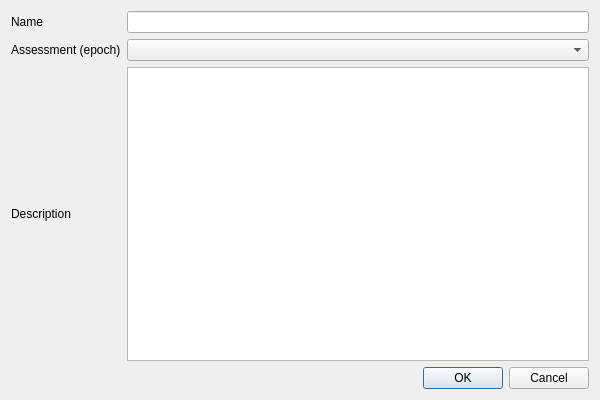
<?xml version="1.0" encoding="UTF-8"?>
<ui version="4.0">
 <class>Design</class>
 <widget class="QDialog" name="Design">
  <property name="geometry">
   <rect>
    <x>0</x>
    <y>0</y>
    <width>600</width>
    <height>400</height>
   </rect>
  </property>
  <property name="windowTitle">
   <string>Dialog</string>
  </property>
  <layout class="QGridLayout" name="gridLayout_2">
   <item row="0" column="0">
    <layout class="QGridLayout" name="gridLayout">
     <item row="1" column="0">
      <widget class="QLabel" name="label_2">
       <property name="text">
        <string>Assessment (epoch)</string>
       </property>
      </widget>
     </item>
     <item row="0" column="1">
      <widget class="QLineEdit" name="txtName">
       <property name="maxLength">
        <number>255</number>
       </property>
      </widget>
     </item>
     <item row="2" column="0">
      <widget class="QLabel" name="label_3">
       <property name="text">
        <string>Description</string>
       </property>
      </widget>
     </item>
     <item row="1" column="1">
      <widget class="QComboBox" name="cboAssessment"/>
     </item>
     <item row="0" column="0">
      <widget class="QLabel" name="label">
       <property name="text">
        <string>Name</string>
       </property>
      </widget>
     </item>
     <item row="2" column="1">
      <widget class="QTextEdit" name="txtDescription"/>
     </item>
     <item row="3" column="1">
      <widget class="QDialogButtonBox" name="buttonBox">
       <property name="standardButtons">
        <set>QDialogButtonBox::Cancel|QDialogButtonBox::Ok</set>
       </property>
      </widget>
     </item>
    </layout>
   </item>
  </layout>
 </widget>
 <resources/>
 <connections/>
</ui>
